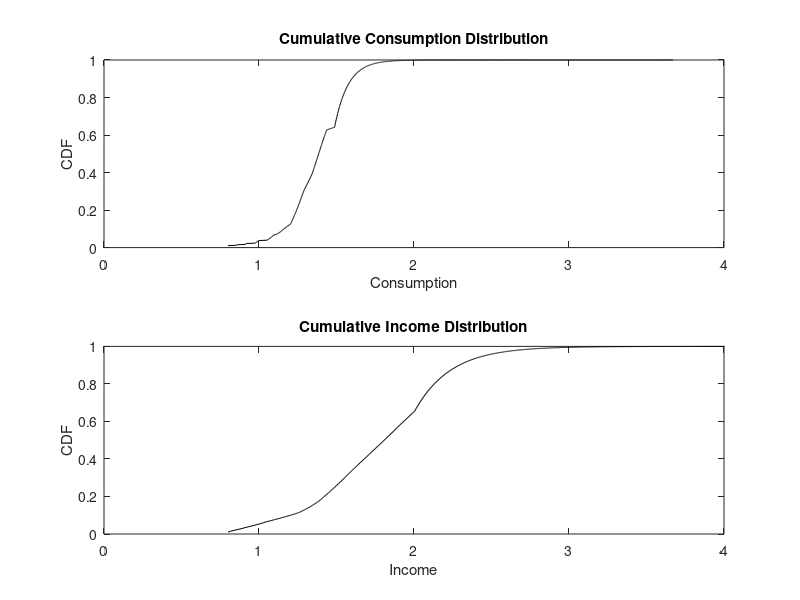
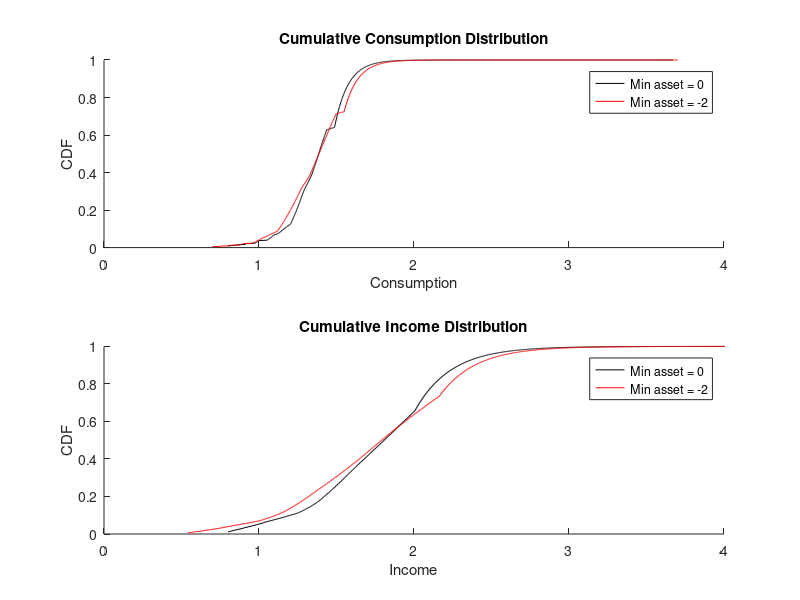

Write the MATLAB code that produced these figures, in order.
clear;
clc;
close all;

cd 'C:\Users\19195\OneDrive\Documents\University of Wisconsin\First Year\Fall Classes\Econ 712\Noah Williams\Problem Sets\PS4'

%Written by Sarah Bass, 12/7/20

%Params
Q = [0.85 0.15; 0.05 0.95]; %Q
P0 = [1 0]; %P
tol = 1e-5; %tolerance
maxiter = 1e5; %maximum number of iterations
% iter=1; %first iteration
% diff = 1; %starting difference, doesn't matter

%Part C
palpha = 0.36; %alpha
pbeta = 0.95; %beta
pgamma = 3; %gamma,
pdelta = 0.08; %delta
% pr = 0.03; %interest rate
% pw = 1.1; %wage
l = [0.7 1.1]; %labor endowment
assets = 0:0.05:50; % asset grid
na = length(assets); %number of assets
V0 = [log(assets') log(assets')]; %initial guess for value function
kd0=5.0159;
tune = .95;

tol2 = 0.02;
maxiter2 = 1e5;

rerun = 0;
if rerun == 1
[kd] = find_kd(kd0,assets,tol,maxiter,palpha,pbeta,pgamma,pdelta,Q,l,V0,tol2,maxiter2,tune);
[ks,V,c,aprime,dist] = find_ks(kd,assets,tol,maxiter,palpha,pbeta,pgamma,pdelta,Q,l,V0);
save results
else
    load results
end

%Consumption CDF
cvec = sort(unique(c));
cpmf = 0*cvec;
for nl = 1:2
    for i = 1:na
        cpmf(cvec==c(i,nl)) = cpmf(cvec==c(i,nl))+dist(i,nl);
    end
end
ccdf = cumsum(cpmf);

%Income CDF
pr = (palpha)*(kd)^(palpha - 1); % FOC of production function
pw = kd^palpha - pr*kd; %zero profit condition
inc = pw*repmat(l,na,1) + pr*repmat(assets',1,2);
incvec = sort(unique(inc));
incpmf = 0*incvec;
for nl = 1:2
    for i= 1:na
        incpmf(incvec==inc(i,nl)) = incpmf(incvec==inc(i,nl))+dist(i,nl);
    end
end
inccdf = cumsum(incpmf);

%Consumption and income distribution plot
figure
subplot(2,1,1)
plot(cvec,ccdf,'k')
set(gcf,'Color',[1 1 1])
title('Cumulative Consumption Distribution')
xlabel('Consumption')
ylabel('CDF')
xlim([0 4])
subplot(2,1,2)
plot(incvec,inccdf,'k')
set(gcf,'Color',[1 1 1])
title('Cumulative Income Distribution')
xlabel('Income')
ylabel('CDF')
xlim([0 4])
saveas(gcf,'firstdist.png')

kd02 = 4.9721;
assets2 = -2:0.05:50; % asset grid
V02 = [log(assets2'+3) log(assets2'+3)]; %initial guess for value function
tune = 0.98;
rerun2=0;
if rerun2==1
[kd2] = find_kd(kd02,assets2,tol,maxiter,palpha,pbeta,pgamma,pdelta,Q,l,V02,tol2,maxiter2,tune);
[ks2,V2,c2,aprime2,dist2] = find_ks(kd2,assets2,tol,maxiter,palpha,pbeta,pgamma,pdelta,Q,l,V02);
save results2
else
    load results2
end

%New Consumption CDF
c2vec = sort(unique(c2));
c2pmf = 0*c2vec;
for nl = 1:2
    for i = 1:na
        c2pmf(c2vec==c2(i,nl)) = c2pmf(c2vec==c2(i,nl))+dist2(i,nl);
    end
end
c2cdf = cumsum(c2pmf);

%New Income CDF
na2 = length(assets2); %number of assets
pr2 = (palpha)*(kd2)^(palpha - 1); % FOC of production function
pw2 = kd2^palpha - pr2*kd2; %zero profit condition
inc2 = pw2*repmat(l,na2,1) + pr2*repmat(assets2',1,2);
inc2vec = sort(unique(inc2));
inc2pmf = 0*inc2vec;
for nl = 1:2
    for i= 1:na2
        inc2pmf(inc2vec==inc2(i,nl)) = inc2pmf(inc2vec==inc2(i,nl))+dist2(i,nl);
    end
end
inc2cdf = cumsum(inc2pmf);

%New consumption and income distribution plot
figure
subplot(2,1,1)
hold on
plot(cvec,ccdf,'k')
plot(c2vec,c2cdf,'r')
hold off
set(gcf,'Color',[1 1 1])
title('Cumulative Consumption Distribution')
xlabel('Consumption')
ylabel('CDF')
legend('Min asset = 0','Min asset = -2', 'Location','NorthEast')
xlim([0 4])
subplot(2,1,2)
hold on
plot(incvec,inccdf,'k')
plot(inc2vec,inc2cdf,'r')
hold off
set(gcf,'Color',[1 1 1])
title('Cumulative Income Distribution')
xlabel('Income')
ylabel('CDF')
legend('Min asset = 0','Min asset = -2', 'Location','NorthEast')
xlim([0 4])
saveas(gcf,'seconddist.png')
